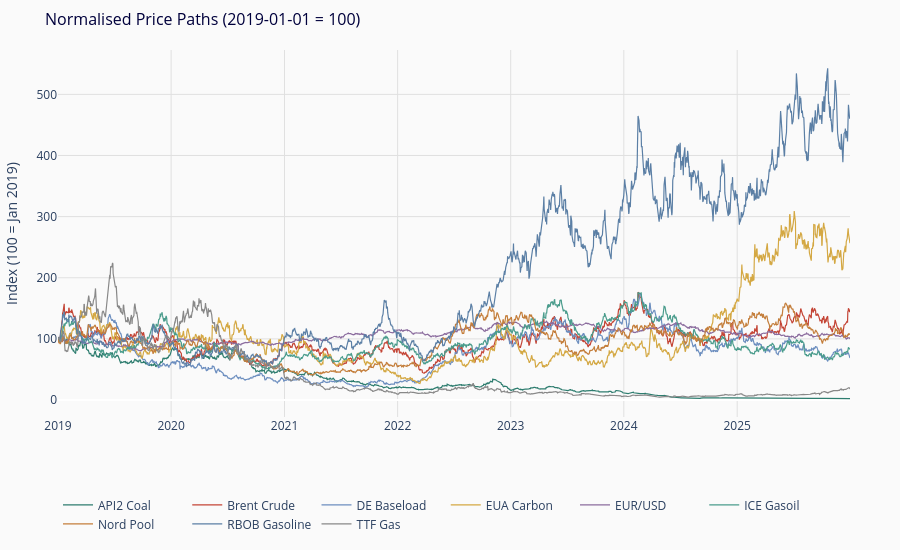

Notebook code cell kept with this figure:
### Markdown cell above
## 2. Normalized Price Paths

Each commodity rebased to 100 at the start date. Normalisation removes scale differences and lets relative performance stand out directly.

### Code cell
normed = wide / wide.iloc[0] * 100

fig = go.Figure()
for i, col in enumerate(normed.columns):
    fig.add_trace(go.Scatter(
        x=normed.index, y=normed[col],
        mode='lines', name=comm_names[col],
        line=dict(color=COLORS[i % len(COLORS)], width=1.2),
    ))

fig.update_layout(
    title=dict(text='Normalised Price Paths (2019-01-01 = 100)', font=dict(color=KTH_DARK, size=16)),
    xaxis=dict(title='', gridcolor='#E0E0E0'),
    yaxis=dict(title='Index (100 = Jan 2019)', gridcolor='#E0E0E0'),
    plot_bgcolor=KTH_LIGHT, paper_bgcolor=KTH_LIGHT,
    legend=dict(orientation='h', y=-0.2),
    height=550, margin=dict(l=50, r=50, t=50, b=80),
    hovermode='x unified',
)
fig.show()

### Figure 1 — Plotly figure (JSON) as saved in the notebook; plotly's stock layout.template omitted (floating-point values rounded to 4 significant figures; data arrays with more than 128 entries replaced by an {"elided": "..."} marker saying what was removed)
{"data": [{"line": {"color": "#2E7D6F", "width": 1.2}, "mode": "lines", "name": "API2 Coal", "type": "scatter", "x": {"elided": "1827 str values"}, "y": {"elided": "1827 float values"}}, {"line": {"color": "#C44536", "width": 1.2}, "mode": "lines", "name": "Brent Crude", "type": "scatter", "x": {"elided": "1827 str values"}, "y": {"elided": "1827 float values"}}, {"line": {"color": "#6C8EBF", "width": 1.2}, "mode": "lines", "name": "DE Baseload", "type": "scatter", "x": {"elided": "1827 str values"}, "y": {"elided": "1827 float values"}}, {"line": {"color": "#D4A843", "width": 1.2}, "mode": "lines", "name": "EUA Carbon", "type": "scatter", "x": {"elided": "1827 str values"}, "y": {"elided": "1827 float values"}}, {"line": {"color": "#8B6C9E", "width": 1.2}, "mode": "lines", "name": "EUR/USD", "type": "scatter", "x": {"elided": "1827 str values"}, "y": {"elided": "1827 float values"}}, {"line": {"color": "#4A9C8C", "width": 1.2}, "mode": "lines", "name": "ICE Gasoil", "type": "scatter", "x": {"elided": "1827 str values"}, "y": {"elided": "1827 float values"}}, {"line": {"color": "#C47E3B", "width": 1.2}, "mode": "lines", "name": "Nord Pool", "type": "scatter", "x": {"elided": "1827 str values"}, "y": {"elided": "1827 float values"}}, {"line": {"color": "#5B7FA5", "width": 1.2}, "mode": "lines", "name": "RBOB Gasoline", "type": "scatter", "x": {"elided": "1827 str values"}, "y": {"elided": "1827 float values"}}, {"line": {"color": "#888888", "width": 1.2}, "mode": "lines", "name": "TTF Gas", "type": "scatter", "x": {"elided": "1827 str values"}, "y": {"elided": "1827 float values"}}], "layout": {"height": 550, "hovermode": "x unified", "legend": {"orientation": "h", "y": -0.2}, "margin": {"b": 80, "l": 50, "r": 50, "t": 50}, "paper_bgcolor": "#FAFAFA", "plot_bgcolor": "#FAFAFA", "title": {"font": {"color": "#00003C", "size": 16}, "text": "Normalised Price Paths (2019-01-01 = 100)"}, "xaxis": {"gridcolor": "#E0E0E0", "title": {"text": ""}}, "yaxis": {"gridcolor": "#E0E0E0", "title": {"text": "Index (100 = Jan 2019)"}}}}
